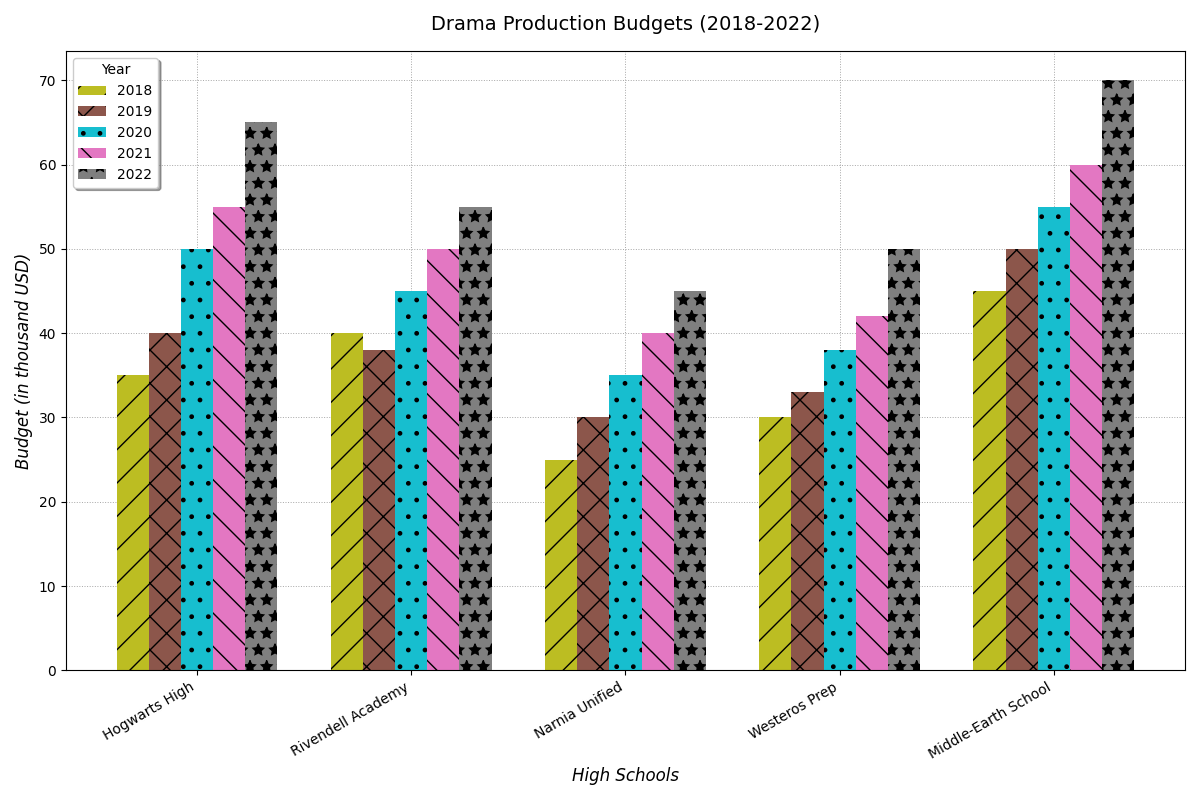

Recreate this plot in Python.
import matplotlib.pyplot as plt
import numpy as np

schools = ['Hogwarts High', 'Rivendell Academy', 'Narnia Unified', 'Westeros Prep', 'Middle-Earth School']

budgets_2018 = np.array([35, 40, 25, 30, 45])
budgets_2019 = np.array([40, 38, 30, 33, 50])
budgets_2020 = np.array([50, 45, 35, 38, 55])
budgets_2021 = np.array([55, 50, 40, 42, 60])
budgets_2022 = np.array([65, 55, 45, 50, 70])

years = ['2018', '2019', '2020', '2021', '2022']
data = np.array([budgets_2018, budgets_2019, budgets_2020, budgets_2021, budgets_2022])

fig, ax = plt.subplots(figsize=(12, 8))

bar_width = 0.15
bar_positions = np.arange(len(schools))

# Shuffled colors for each data group
colors = ['#bcbd22', '#8c564b', '#17becf', '#e377c2', '#7f7f7f']
hatches = ['/', 'x', '.', '\\', '*']

for idx, year in enumerate(years):
    ax.bar(bar_positions + idx * bar_width, data[idx], bar_width, 
           label=f'{year}', color=colors[idx], hatch=hatches[idx])

ax.set_xlabel('High Schools', fontsize=12, fontstyle='italic')
ax.set_ylabel('Budget (in thousand USD)', fontsize=12, fontstyle='italic')
ax.set_title('Drama Production Budgets (2018-2022)', fontsize=14, fontweight='regular', pad=15)
ax.set_xticks(bar_positions + bar_width * 2)
ax.set_xticklabels(schools, rotation=30, ha="right", fontsize=10)

ax.legend(title='Year', fontsize=10, loc='upper left', frameon=True, shadow=True)

ax.grid(True, linestyle=':', linewidth=0.7, alpha=0.7, color='gray')
ax.set_axisbelow(True)

fig.tight_layout()

plt.show()
